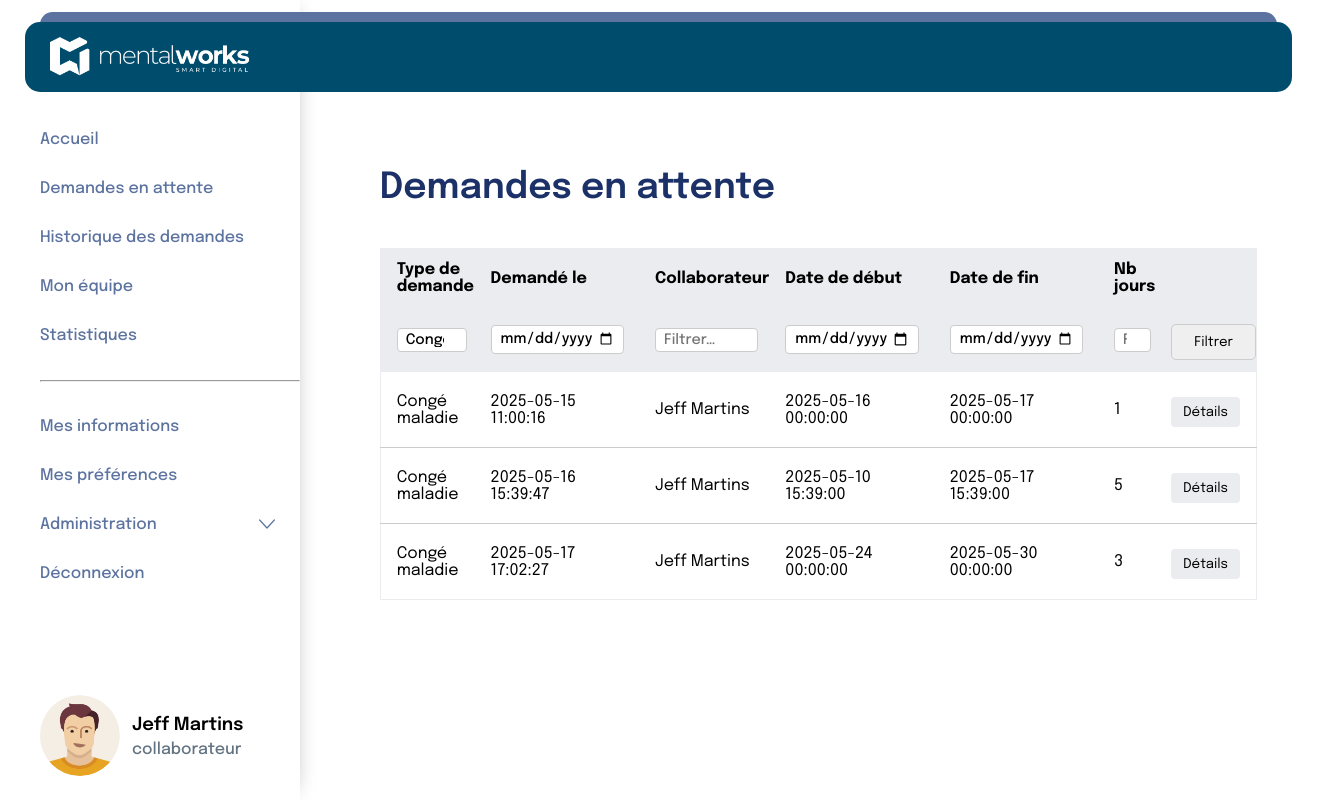
The page /pages/manager/demandesEnAttente.php?type=Congé maladie (signed in) on the database its author committed.
### tables this page shows
CREATE TABLE `request` (
  `id` int(11) NOT NULL,
  `request_type_id` int(11) NOT NULL,
  `collaborator_id` int(11) NOT NULL,
  `department_id` int(11) NOT NULL,
  `created_at` datetime NOT NULL,
  `start_at` datetime NOT NULL,
  `end_at` datetime NOT NULL,
  `period` int(11) NOT NULL,
  `receipt_file` blob DEFAULT NULL,
  `comment` text DEFAULT NULL,
  `answer_comment` text DEFAULT NULL,
  `answer` tinyint(1) DEFAULT NULL,
  `answer_at` datetime DEFAULT NULL
);

CREATE TABLE `request_type` (
  `id` int(11) NOT NULL,
  `name` varchar(100) NOT NULL
);

CREATE TABLE `person` (
  `id` int(11) NOT NULL,
  `last_name` varchar(100) NOT NULL,
  `first_name` varchar(100) NOT NULL,
  `manager_id` int(11) DEFAULT NULL,
  `department_id` int(11) NOT NULL,
  `position_id` int(11) NOT NULL,
  `alert_new_request` tinyint(1) NOT NULL DEFAULT 0,
  `alert_on_answer` tinyint(1) NOT NULL DEFAULT 0,
  `alert_before_vacation` tinyint(1) NOT NULL DEFAULT 0
);

### pages/manager/demandesEnAttente.php (the view, shortened to what this page needs)
<?php
include '../../includes/database.php';
include '../../includes/header2.php';
$conditions = ["req.answer IS NULL"];
$params = [];
if (!empty($_GET['type'])) {
    $conditions[] = "rt.name LIKE :type";
    $params['type'] = "%" . $_GET['type'] . "%";
}
$conditions[] = "col.department_id = :id";
$params['id'] = $_SESSION["utilisateur"]['departement'];
$conditionSQL = implode(" AND ", $conditions);
$recupRequetesCollab = $bdd->prepare("
SELECT
col.last_name AS collaborator_last_name,
col.first_name AS collaborator_first_name,
rt.name AS request_type,
req.id,
req.created_at,
req.start_at,
req.end_at,
req.period
FROM request req
JOIN request_type rt ON req.request_type_id = rt.id
JOIN person col ON req.collaborator_id = col.id
WHERE $conditionSQL
");
$recupRequetesCollab->execute($params);
$requetes = $recupRequetesCollab->fetchAll(PDO::FETCH_ASSOC);
?>
<div class="flex">
    <?php include "../../includes/navBar/navBar2.php"; ?>
    <div class="containerDemandesAttente page">
        <section class="demandesAttenteSection">
            <div class="headerRow">
                <h1>Demandes en attente</h1>
            </div>
            <form method="get">
                <table class="demandesAttenteTable">
                    <thead>
                        <tr>
                            <th>Type de demande</th>
                            <th>Demandé le</th>
                            <th>Collaborateur</th>
                            <th>Date de début</th>
                            <th>Date de fin</th>
                            <th>Nb jours</th>
                            <th></th>
                        </tr>
                        <tr class="filtersRow">
                            <th><input type="search" name="type" placeholder="Filtrer…" value="<?= htmlspecialchars($_GET['type'] ?? '') ?>" /></th>
                            <th><input type="date" name="date_demande" value="<?= htmlspecialchars($_GET['date_demande'] ?? '') ?>" /></th>
                            <th><input type="search" name="collaborateur" placeholder="Filtrer…" value="<?= htmlspecialchars($_GET['collaborateur'] ?? '') ?>" /></th>
                            <th><input type="date" name="date_debut" value="<?= htmlspecialchars($_GET['date_debut'] ?? '') ?>" /></th>
                            <th><input type="date" name="date_fin" value="<?= htmlspecialchars($_GET['date_fin'] ?? '') ?>" /></th>
                            <th><input type="number" name="nb_jours" placeholder="Filtrer…" value="<?= htmlspecialchars($_GET['nb_jours'] ?? '') ?>" /></th>
                            <th><button type="submit">Filtrer</button></th>
                        </tr>
                    </thead>
            </form>
            <tbody>
                <?php
                if (!empty($requetes)) {
                    foreach ($requetes as $requete) {
                        $id = $requete['id'];
                        echo "<tr>";
                        echo "<td data-label='Type de demande'>" . htmlspecialchars($requete['request_type']) . "</td>";
                        echo "<td data-label='Demandé le'>" . htmlspecialchars($requete['created_at']) . "</td>";
                        echo "<td data-label='Collaborateur'>"  . htmlspecialchars($requete['collaborator_first_name']) . ' ' . htmlspecialchars($requete['collaborator_last_name']) . "</td>";
                        echo "<td data-label='Date de début'>" . htmlspecialchars($requete['start_at']) . "</td>";
                        echo "<td data-label='Date de fin'>" . htmlspecialchars($requete['end_at']) . "</td>";
                        echo "<td data-label='Nb de jours'>" . htmlspecialchars($requete['period']) . "</td>";
                        echo "<td><button class='detailsButton'><a  style='color:black;' href='consulterDemande.php?id=$id'>Détails</a></button></td>";
                        echo "</tr>";
                    }
                } else {
                    echo "<tr><td colspan='7'>Vous n'avez aucune demande de congé à traiter actuellement.</td></tr>";
                }
                ?>
            </tbody>
        </section>
    </div>
</div>
<?php include '../../includes/footer.php'; ?>

### style.css (style rules this page uses)
* { margin: 0; padding: 0; box-sizing: border-box; }
html { margin: 0; }
body { margin: 0; padding: 0; font-family: "Epilogue"; }
:root { --color_btn: #004c6c; --color_title: #1b3168; --color_text: #000000; --color_btn_navbarre: #5c73a0; --color_href_a: rgba(0, 76, 108, 1); --gray: #637381; --border: #eaecf0; }
h1 { font-size: 36px; color: var(--color_title); font-weight: 600; padding-bottom: 22px; }
a { text-decoration: none; color: white; }
input { border: none; outline: none; font-family: "Epilogue"; font-weight: 500; }
.page { flex: 1; padding: 150px 40px 0 350px; }
.flex { display: flex; }
.Container-newdemande input, select, textarea, button { width: 100%; padding: 10px; margin-top: 5px; border: 1px solid #ccc; border-radius: 5px; font-family: "Epilogue"; }
.containerDemandesAttente .demandesAttenteSection { padding: 20px; width: 90%; }
.containerDemandesAttente .headerRow { display: flex; align-items: center; margin-bottom: 20px; }
.containerDemandesAttente .demandesAttenteTable { width: 100%; border-collapse: collapse; margin-top: 10px; background-color: #fff; border: 1px solid var(--border); }
.containerDemandesAttente .demandesAttenteTable thead { background-color: var(--border); }
.containerDemandesAttente .demandesAttenteTable thead th { text-align: left; padding: 12px 0 12px 16px; border: none; }
.containerDemandesAttente .filtersRow th { padding: 8px 0 8px 16px; }
.containerDemandesAttente .filtersRow input { width: 90%; padding: 4px 8px; border: 1px solid #ccc; border-radius: 4px; font-size: 0.9rem; }
.containerDemandesAttente .demandesAttenteTable tbody tr { border-bottom: 1px solid #ccc; }
.containerDemandesAttente .demandesAttenteTable tbody tr:last-child { border-bottom: none; }
.containerDemandesAttente .demandesAttenteTable td { text-align: left; padding: 20px 16px; border: none; }
.containerDemandesAttente .detailsButton { background-color: var(--border); color: #333; padding: 8px 12px; border: none; border-radius: 4px; cursor: pointer; }
.headerRow { display: flex; align-items: center; margin-bottom: 50px; }
.filtersRow input { padding: 4px 8px; border: 1px solid #ccc; border-radius: 4px; font-size: 0.9rem; width: 100%; }
.detailsButton { background-color: var(--border); color: #333; padding: 8px 12px; border: none; border-radius: 4px; cursor: pointer; }

### rows shown on the page
request: request_type.name "Congé maladie", created_at "2025-05-15 11:00:16", collaborator.first_name "Jeff", collaborator.last_name "Martins", start_at "2025-05-16 00:00:00", end_at "2025-05-17 00:00:00", period "1"
request: request_type.name "Congé maladie", created_at "2025-05-16 15:39:47", collaborator.first_name "Jeff", collaborator.last_name "Martins", start_at "2025-05-10 15:39:00", end_at "2025-05-17 15:39:00", period "5"
request: request_type.name "Congé maladie", created_at "2025-05-17 17:02:27", collaborator.first_name "Jeff", collaborator.last_name "Martins", start_at "2025-05-24 00:00:00", end_at "2025-05-30 00:00:00", period "3"

### other values the page prints
$_SESSION['utilisateur']['prenom'] "Jeff"
$_SESSION['utilisateur']['nom'] "Martins"
$_SESSION['utilisateur']['role'] "collaborateur"
